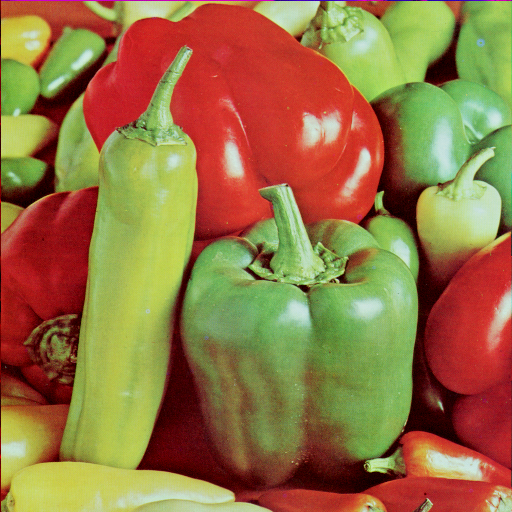
%> input picture peppers.tiff, 512 x 512 px
$ octave img_rotate.m   (GNU Octave 9; MATLAB toolbox functions it lacks are replaced by stand-ins)
%> lines starting %> are read from the running program, lines starting %| are printed output that depends on the picture
%% Rotate image

I = imread('peppers.tiff');
%> I is the input picture: size 512x512x3 uint8; mean R, G, B 149.8, 115.6, 66.5

I2 = rot90(I);      % Rotate right
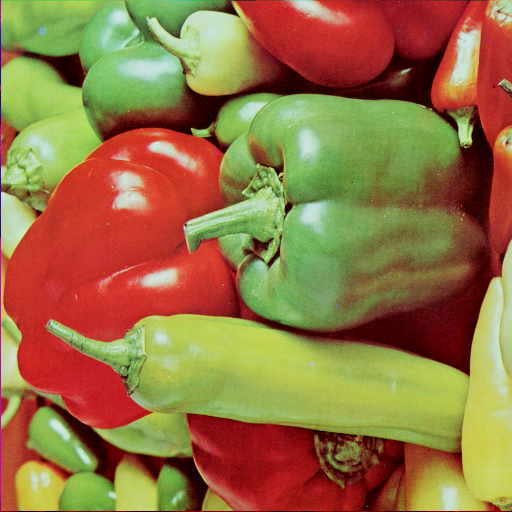
%> I2: size 512x512x3 uint8; mean R, G, B 149.8, 115.6, 66.5; mean of the top-left, top-right, bottom-left and bottom-right quarters 124.5, 99, 111.1, 108
I3 = rot90(I, 2);   % Rotate 180 degrees
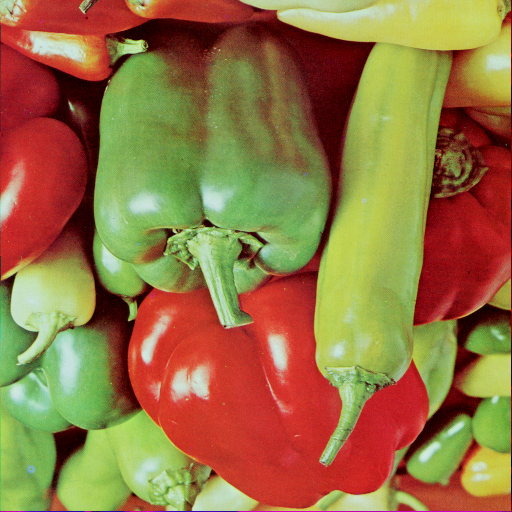
%> I3: size 512x512x3 uint8; mean R, G, B 149.8, 115.6, 66.5; mean of the top-left, top-right, bottom-left and bottom-right quarters 99, 108, 124.5, 111.1
I4 = rot90(I, 3);   % Rotate left
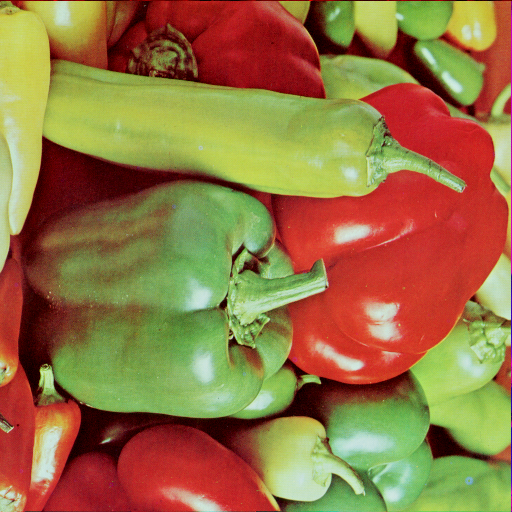
%> I4: size 512x512x3 uint8; mean R, G, B 149.8, 115.6, 66.5; mean of the top-left, top-right, bottom-left and bottom-right quarters 108, 111.1, 99, 124.5

subplot(2, 2, 1), imshow(I);
subplot(2, 2, 2), imshow(I2);
subplot(2, 2, 3), imshow(I3);
subplot(2, 2, 4), imshow(I4);

$ run again, with easter-eggs.png saved as peppers.tiff
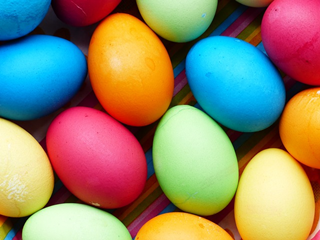
%> input picture easter-eggs.png, 320 x 240 px
%> I is the input picture: size 240x320x3 uint8; mean R, G, B 145.1, 132.6, 105.9
%> `I3 = rot90(I, 2);`:
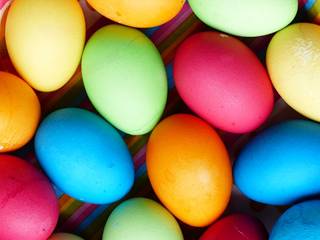
%> I3: size 240x320x3 uint8; mean R, G, B 145.1, 132.6, 105.9; mean of the top-left, top-right, bottom-left and bottom-right quarters 153.8, 136, 114.3, 107.3
%> `I4 = rot90(I, 3);`:
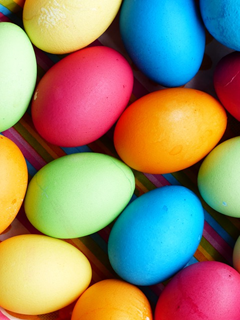
%> I4: size 320x240x3 uint8; mean R, G, B 145.1, 132.6, 105.9; mean of the top-left, top-right, bottom-left and bottom-right quarters 136, 107.3, 153.8, 114.3
